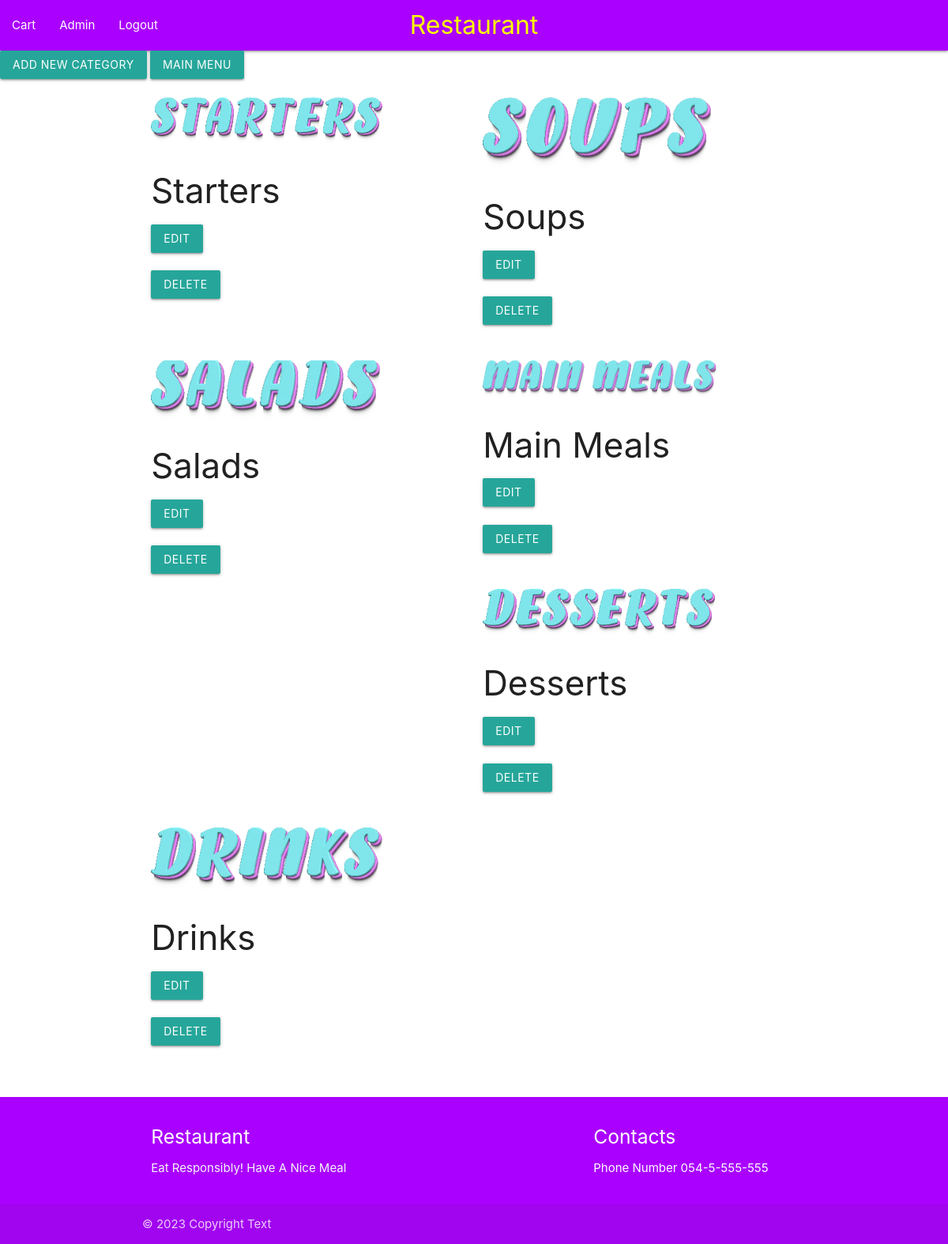
Page /admin/categories (signed in) on the committed database.
### models/user.py (models this page shows)
class User(db.Model, UserMixin):
    id = db.Column(db.Integer, primary_key=True)
    username = db.Column(db.String(25), unique=True, nullable=False)
    password = db.Column(db.String(20), nullable=False)
    first_name = db.Column(db.String(25))
    last_name = db.Column(db.String(25))
    email = db.Column(db.String(30))
    is_staff = db.Column(db.Boolean, default=False)
    carts = db.relationship('Cart', backref='user')

### models/category.py (models this page shows)
class Category(db.Model):
    id = db.Column(db.Integer, primary_key=True)
    name = db.Column(db.String(20), unique=True, nullable=False)
    image = db.Column(db.String)
    dishes = db.relationship('Dish', backref='category')

### controllers/admin.py (the view)
@login_required
def list_categories():
    if current_user.is_staff == False:
        return redirect(url_for('homepage'))
    categories = Category.query.all()
    return render_template('admins/categories/a_category.html', categories=categories)

### auth.py (called while the page is built)
@login_manager.user_loader
def load_user(user_id):
    return User.query.get(int(user_id))

### templates/admins/categories/a_category.html
{% extends 'layout.html'%} {% block content %}
<a
  href="{{ url_for('admins.add_category') }}"
  class="btn waves-effect waves-light"
  >Add New Category</a
>
<a href="{{url_for('admins.admin')}}" class="btn waves-effect waves-light"
  >Main Menu</a
>
<br /><br />
<div class="container">
  <div class="row">
    {% for category in categories %}
    <div class="col s6">
      <div>
        <img src="{{category.image}}" width="300" />
      </div>
      <div>
        <h3>{{category.name}}</h3>
      </div>
      <a
        href="{{ url_for('admins.edit_category',id=category.id)}}"
        class="btn waves-effect waves-light"
        >Edit</a
      >
      <br /><br />
      <form
        method="POST"
        action="{{ url_for('admins.delete_category', id=category.id) }}"
      >
        <input
          class="btn waves-effect waves-light"
          type="submit"
          value="Delete"
        />
      </form>
      <br /><br />
    </div>
    {% endfor %}
  </div>
</div>
{% endblock %}

### templates/layout.html (shortened to what this page needs)
<!DOCTYPE html>
<html lang="en">
  <head>
    <link
      rel="stylesheet"
      href="{{url_for('static',filename='css/materialize.css')}}"
    />
  </head>
  <body>
    <nav>
      <div class="nav-wrapper purple accent-4">
        <a href="{{url_for('homepage')}}" class="brand-logo center" style="color: rgb(251, 255, 0); font-size: xx-large;"
          >Restaurant</a
        >
        <ul id="nav-mobile" class="left hide-on-med-and-down">
          <li>
            {% if current_user.is_authenticated %}
            <a href="{{url_for('users.cart',id=current_user.id)}}">Cart</a>
            {% endif %}
          </li>
          <li>
            {% if current_user.is_authenticated %}
            <a href="{{url_for('users.user')}}">{{current_user.username}}</a>
            {% endif %}
          </li>
          <li>
            {% if current_user.is_authenticated %}
            <a href="{{url_for('users.logout')}}">Logout</a>
            {% else %}
            <li><a href="{{url_for('users.login')}}">Login</a></li>
            <li><a href="{{url_for('users.signup')}}">Sign Up</a></li>
            {% endif %}
          </li>
        </ul>
      </div>
    </nav>
    <section>{% block content %}{% endblock %}</section>
    <footer class="page-footer purple accent-4" >
      <div class="container purple accent-4">
        <div class="row">
          <div class="col l6 s12">
            <h5 class="white-text">Restaurant</h5>
            <p class="grey-text text-lighten-4">Eat Responsibly! Have A Nice Meal</p>
          </div>
          <div class="col l4 offset-l2 s12">
            <h5 class="white-text">Contacts</h5>
            <ul>
              <li>
              <p>Phone Number 054-5-555-555</p></li>
            </ul>
          </div>
        </div>
      </div>
      <div class="footer-copyright">
        <div class="container">
        © 2023 Copyright Text
        </div>
      </div>
    </footer>
  </body>
</html>

### rows in the picture
User: username "Admin"
Category: image (picture), name "Starters"
Category: image (picture), name "Soups"
Category: image (picture), name "Salads"
Category: image (picture), name "Main Meals"
Category: image (picture), name "Desserts"
Category: image (picture), name "Drinks"
